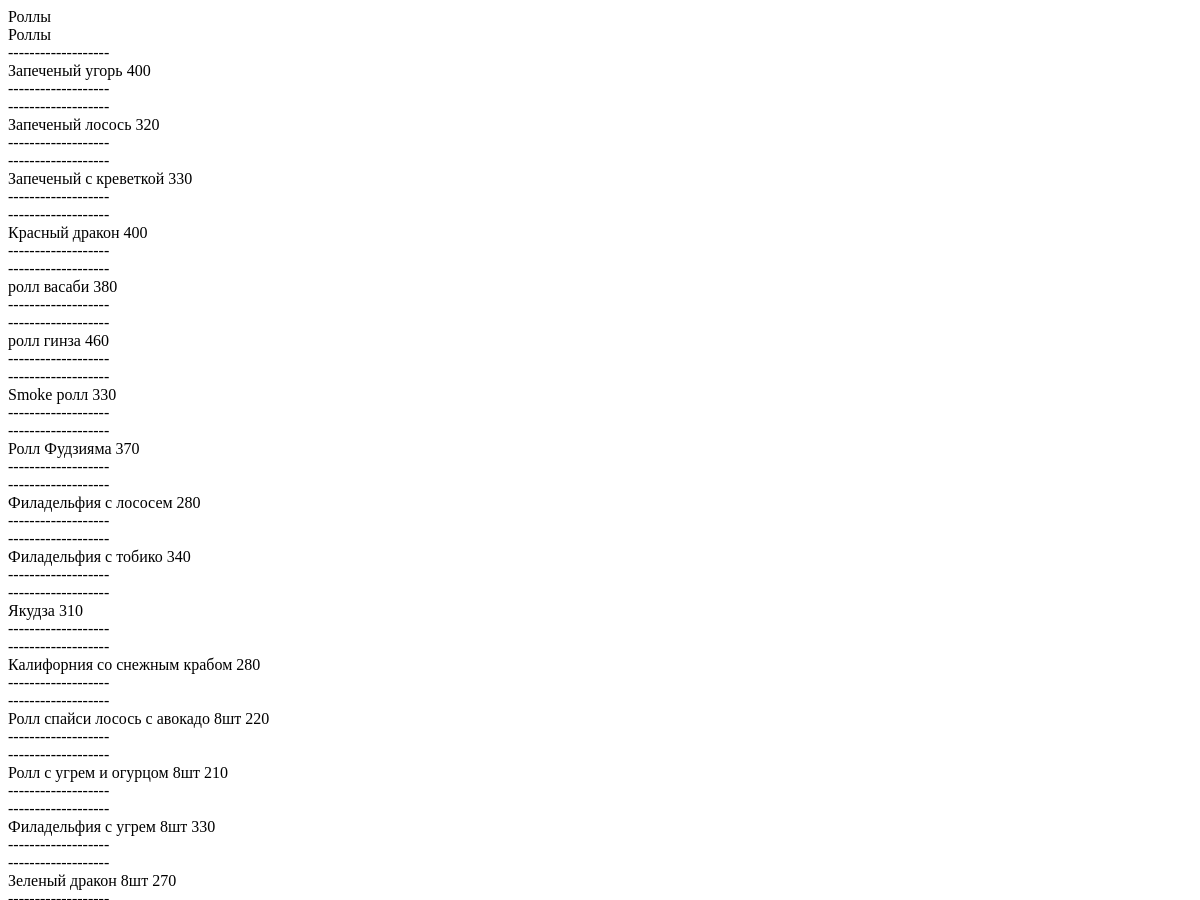
The page /136 (upper part) on the database as committed earlier.
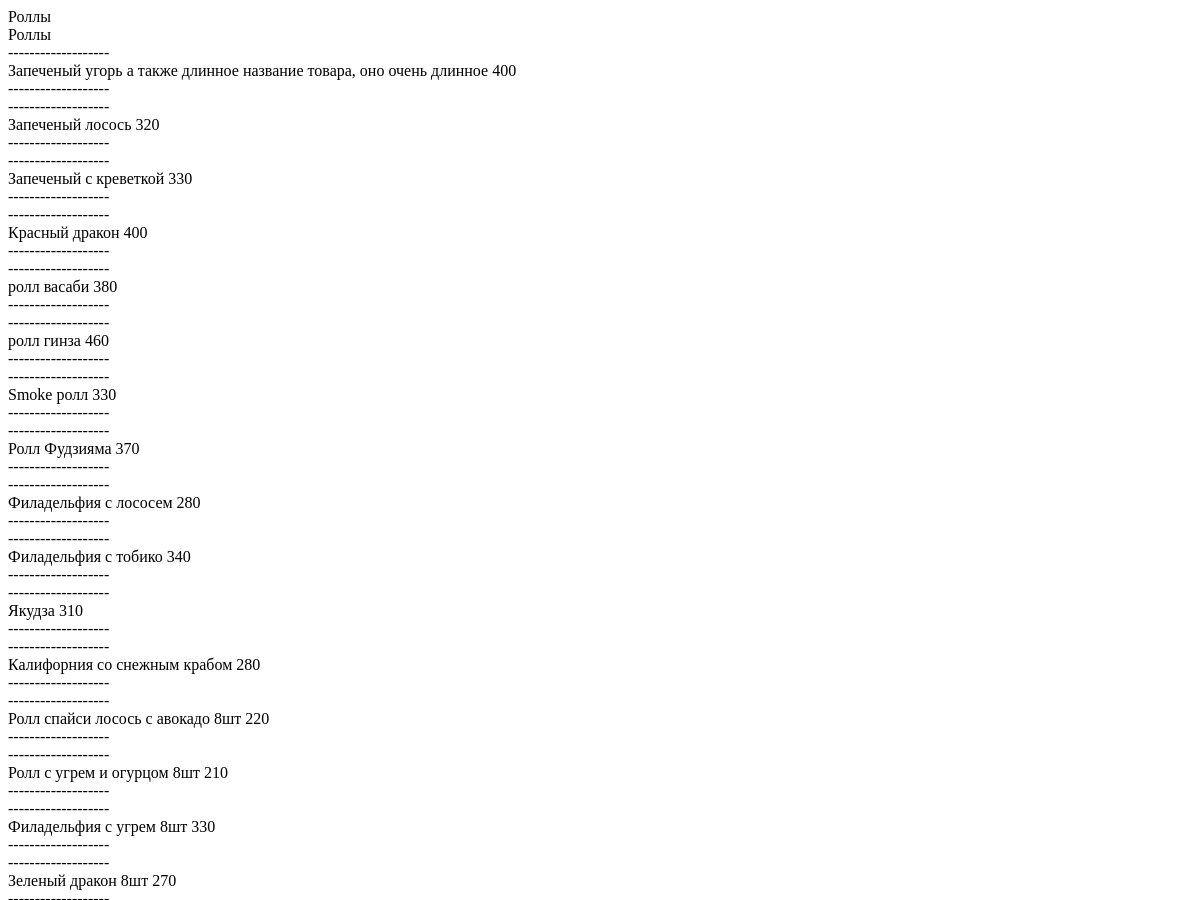
The same page on the database as committed later.
### products/models.py (models this page shows, shortened)
class Category(models.Model):
    slug = models.CharField(default = '', max_length = 300)
    name = models.CharField(default = '', max_length = 300)
    imgsrc = models.ImageField(upload_to="static/images/products", default = '')

class Product(models.Model):
    category = models.ForeignKey(Category,
    on_delete=models.CASCADE, default = None,)
    name = models.CharField(default = '', max_length = 300)
    price = models.IntegerField(default = 0)
    sale_price = models.IntegerField(default = 0,)
    ves = models.CharField(default = '', max_length = 300)
    description = models.CharField(default = '', max_length = 2000)
    imgsrc = models.ImageField(upload_to="static/images/products", default = '')

### products/views.py (the view)
# urls.py: path('<int:cat_id>', views.category, name = 'category'),
def category(request, cat_id):
    session_key = get_session_key(request)
    current_cat = Category.objects.get(
        id = cat_id,
    )
    products = Product.objects.filter(
        category = current_cat,
    )
    return render(request, 'products/category.html', {
        'current_cat': current_cat,
        'products': products,
    })

### products/views.py (called while the page is built)
def get_session_key(request):
    if not request.session.session_key:
        request.session.create()
    return request.session.session_key

### templates/products/category.html (shortened to what this page needs)
<div>
    {{ current_cat.slug }} <br>
    {{ current_cat.name }} <br
</div>
<div>
    {% for product in products  %}
        <div>
        ------------------- <br>
            {{ product.name }} {{ product.price }}
            <br>
        ------------------- <br>
        </div>
    {% endfor %}
</div>

Rows that differ between the two databases and show on the page:
changed Product: name "Запеченый угорь" → "Запеченый угорь а также длинное название товара, оно очень длинное"
